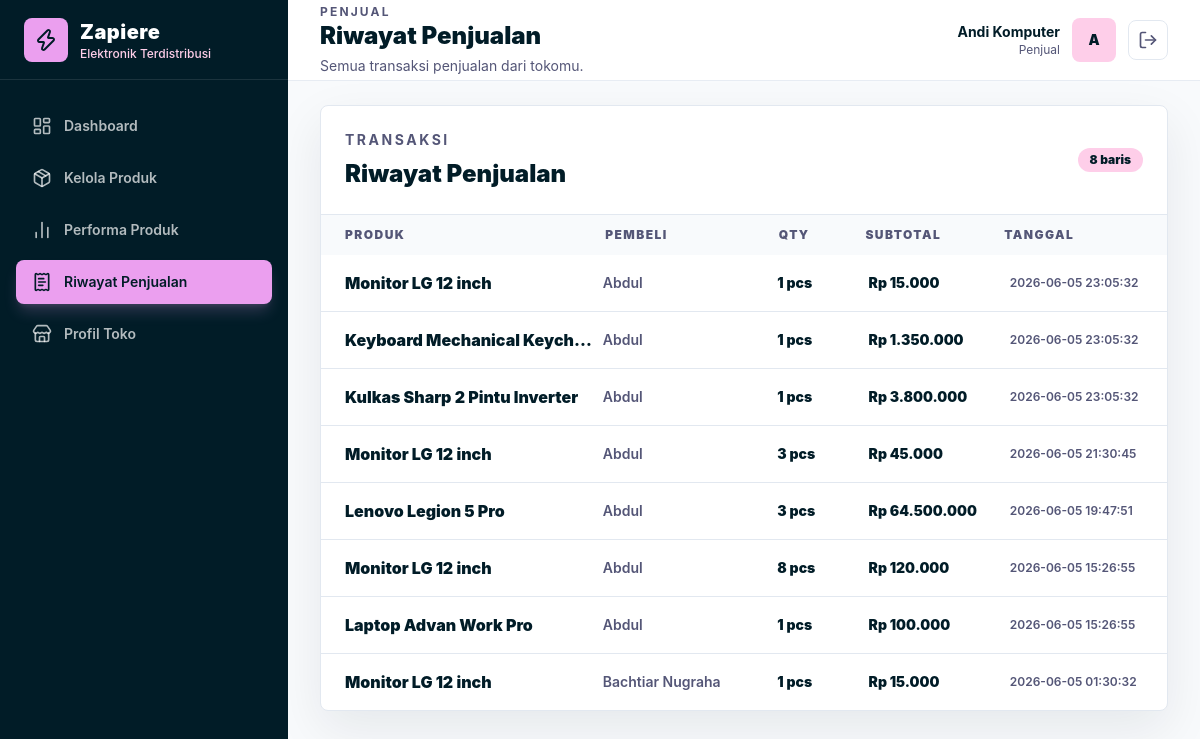
/views/penjual/riwayat_penjualan.php (signed in), run on the app's committed database.
### tables this page shows
CREATE TABLE `pesanan` (
  `id_pesanan` int NOT NULL,
  `id_user` int DEFAULT NULL,
  `tanggal` datetime NOT NULL
);

### views/components/session_guard.php (called while the page is built, shortened)
<?php
require_once __DIR__ . '/../../config/config.php';
function require_role(string $role): array
{
    $user = $_SESSION['zapiere_user'];
    return $user;
}

### config/config.php (called while the page is built, shortened)
<?php
$host = "localhost";
$username = "root";
$password = "";
$database = "zapiere";
$conn = null;
if (function_exists('mysqli_connect')) {
    $conn = @mysqli_connect($host, $username, $password, $database);
    if ($conn) {
        mysqli_set_charset($conn, "utf8mb4");
    }
}
function e($value)
{
    return htmlspecialchars((string) $value, ENT_QUOTES, 'UTF-8');
}
function db_available()
{
    global $conn;
    return $conn instanceof mysqli;
}
function db_all($sql)
{
    global $conn;
    $result = mysqli_query($conn, $sql);
    $data = mysqli_fetch_all($result, MYSQLI_ASSOC);
    return $data;
}

### models/ProductModel.php (called while the page is built, shortened)
<?php
require_once __DIR__ . '/../config/config.php';
function sales_rows(int $sellerId): array
{
    return db_all("
        SELECT *
        FROM v_penjualan_detail
        WHERE id_user_penjual = {$sellerId}
        ORDER BY tanggal DESC
    ");
}

### views/penjual/riwayat_penjualan.php (the view, shortened to what this page needs)
<?php
require_once __DIR__ . '/../../config/config.php';
require_once __DIR__ . '/../components/layout.php';
require_once __DIR__ . '/../../models/ProductModel.php';
$user = require_role('penjual');
$sellerId = (int) $user['id_user'];
$sales = sales_rows($sellerId);
?>
<section class="rounded-lg border border-slate-200 bg-white shadow-soft">
    <div class="flex items-center justify-between gap-3 p-6 border-b border-slate-200">
        <div>
            <p class="text-sm font-bold uppercase tracking-[0.18em] text-[#545677]">Transaksi</p>
            <h2 class="mt-2 text-2xl font-black">Riwayat Penjualan</h2>
        </div>
        <span class="rounded-full bg-[#FECEE9] px-3 py-1 text-xs font-black text-[#011C27]"><?= count($sales) ?> baris</span>
    </div>
    <?php if (empty($sales)): ?>
        <div class="p-12 text-center">
            <p class="text-[#545677] font-semibold">Belum ada penjualan tercatat untuk toko ini.</p>
        </div>
    <?php else: ?>
        <div class="overflow-hidden">
            <div class="hidden grid-cols-[1.5fr_1fr_0.5fr_0.8fr_0.8fr] bg-slate-50 px-6 py-3 text-xs font-black uppercase tracking-[0.12em] text-[#545677] md:grid">
                <span>Produk</span>
                <span>Pembeli</span>
                <span>Qty</span>
                <span>Subtotal</span>
                <span>Tanggal</span>
            </div>
            <div class="divide-y divide-slate-200">
                <?php foreach ($sales as $sale): ?>
                    <div class="grid gap-2 px-6 py-4 md:grid-cols-[1.5fr_1fr_0.5fr_0.8fr_0.8fr] md:items-center">
                        <p class="font-black truncate"><?= e($sale['produk'] ?? '-') ?></p>
                        <p class="text-sm font-semibold text-[#545677]"><?= e($sale['pembeli'] ?? '-') ?></p>
                        <p class="text-sm font-black"><?= e($sale['jumlah'] ?? '-') ?> pcs</p>
                        <p class="text-sm font-black"><?= e($sale['subtotal_rp'] ?? 'Rp ' . ($sale['subtotal'] ?? '-')) ?></p>
                        <p class="text-xs font-semibold text-[#545677]"><?= e($sale['tanggal'] ?? '-') ?></p>
                    </div>
                <?php endforeach; ?>
            </div>
        </div>
    <?php endif; ?>
</section>

### data on the page
pesanan: produk "Monitor LG 12 inch", pembeli "Abdul", jumlah "1", subtotal_rp "Rp 15.000", tanggal "2026-06-05 23:05:32", produk "Keyboard Mechanical Keych…", subtotal_rp "Rp 1.350.000", produk "Kulkas Sharp 2 Pintu Inverter", subtotal_rp "Rp 3.800.000"
pesanan: produk "Monitor LG 12 inch", pembeli "Abdul", jumlah "3", subtotal_rp "Rp 45.000", tanggal "2026-06-05 21:30:45"
pesanan: produk "Lenovo Legion 5 Pro", pembeli "Abdul", jumlah "3", subtotal_rp "Rp 64.500.000", tanggal "2026-06-05 19:47:51"
pesanan: produk "Monitor LG 12 inch", pembeli "Abdul", jumlah "8", subtotal_rp "Rp 120.000", tanggal "2026-06-05 15:26:55", produk "Laptop Advan Work Pro", jumlah "1", subtotal_rp "Rp 100.000"
pesanan: produk "Monitor LG 12 inch", pembeli "Bachtiar Nugraha", jumlah "1", subtotal_rp "Rp 15.000", tanggal "2026-06-05 01:30:32"

### other printed values
$item['label'] "Dashboard"
$item['label'] "Kelola Produk"
$item['label'] "Performa Produk"
$item['label'] "Riwayat Penjualan"
$item['label'] "Profil Toko"
$role "PENJUAL"
$title "Riwayat Penjualan"
$subtitle "Semua transaksi penjualan dari tokomu."
$user['nama'] "Andi Komputer"
$user['role'] "Penjual"
substr($user['nama'] ?? 'Z', 0, 1) "A"
count($sales) "8"
